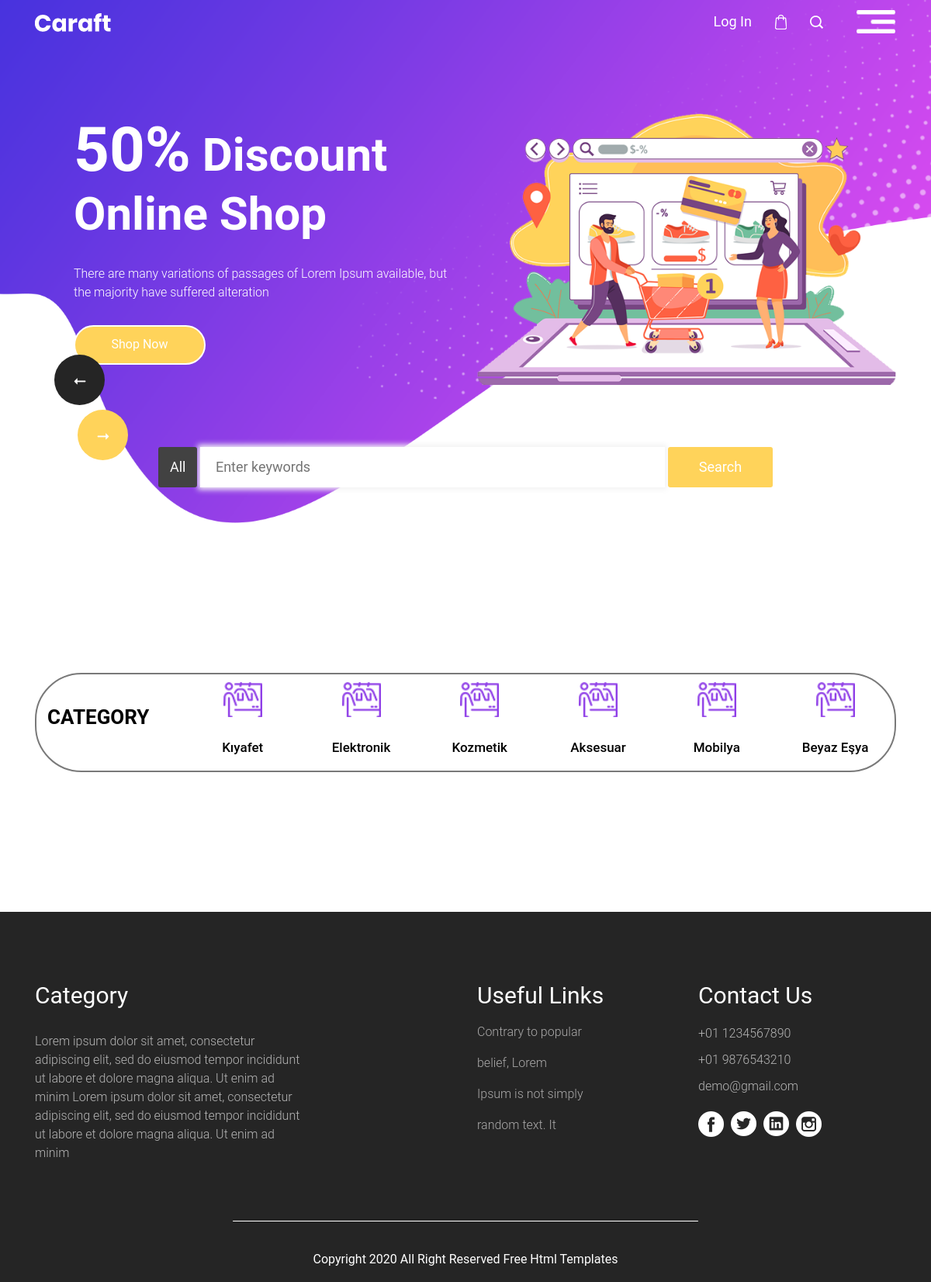
The page /productCategory/Kozmetik/ on the database its author committed.
### appMy/models.py (models this page shows, shortened)
class Category(models.Model):
    title = models.CharField(("Kategori"), max_length=50)

### appMy/views.py (the view)
# urls.py: path('productCategory/<categoryid>/', productCategory, name='productCategory'),
def productCategory(request,categoryid="Elektronik"):
    context={"title":"Kategori"}
    category_k = Category.objects.get(title=categoryid)
    products = Product.objects.filter(category=category_k)
    category = Category.objects.all()
    context.update({
        "products": products,
        "categoryid": categoryid,
        "category": category,
    })
    return render(request,'category.html',context)

### appMy/templates/category.html (shortened to what this page needs)
{% extends 'base.html' %}
{% load static %}
{% block body %}
      <div class="container">
         <div class="category_section">
            <div class="row">
               <div class="col-lg-2 col-sm-12">
                  <h1 class="category_text">Category</h1>
               </div>
               <div class="col-lg-10 col-sm-12 main">
                  {% for i in category %}
                     <div class="col">
                     <div class="box_main">
                        <a href="/productCategory/{{ i.title }}/">
                           <div class="icon_1"></div>
                           <h4 class="fashion_text active">{{ i.title }}</h4>
                        </a>
                     </div>
                  </div>
                  {% endfor %}
               </div>
            </div>
         </div>
         <div class="category_section_2">
         </div>
      </div>
{% endblock body %}

### appMy/static/css/style.css (style rules this page uses)
* { box-sizing: border-box !important; transition: ease all 0.5s; }
html { scroll-behavior: smooth; }
body { color: #666666; font-size: 14px; font-family: Roboto; line-height: 1.80857; font-weight: normal; overflow-x: hidden; }
a { color: #1f1f1f; text-decoration: none !important; outline: none !important; -webkit-transition: all .3s ease-in-out; -moz-transition: all .3s ease-in-out; -ms-transition: all .3s ease-in-out; -o-transition: all .3s ease-in-out; transition: all .3s ease-in-out; }
h1, h2, h3, h4, h5, h6 { letter-spacing: 0; font-weight: normal; position: relative; padding: 0 0 10px 0; font-weight: normal; line-height: normal; color: #111111; margin: 0 }
h1 { font-size: 24px }
h4 { font-size: 16px }
*, *::after, *::before { -webkit-box-sizing: border-box; -moz-box-sizing: border-box; box-sizing: border-box; }
a { color: #222222; text-decoration: none; outline: none !important; }
a, .btn { text-decoration: none !important; outline: none !important; -webkit-transition: all .3s ease-in-out; -moz-transition: all .3s ease-in-out; -ms-transition: all .3s ease-in-out; -o-transition: all .3s ease-in-out; transition: all .3s ease-in-out; }
.category_section { width: 100%; float: left; border: 2px solid #797979; border-radius: 60px; padding: 10px 0px 0px 0px; margin-top: 90px; }
.main { display: flex; }
.category_text { width: 100%; float: left; font-size: 26px; color: #000; text-transform: uppercase; font-weight: bold; text-align: center; padding-top: 30px; }
.box_main { width: 100%; float: left; text-align: center; }
.fashion_text.active { color: #000; }
.icon_1 { width: 50px; margin: 0 auto; background-image: url(../images/icon-1.png); height: 60px; background-size: 100%; background-repeat: no-repeat; text-align: center; display: inline-block; }
.fashion_text { width: 100%; float: left; font-size: 17px; text-align: center; color: #9a9a99; font-weight: 500; padding-top: 5px; padding-bottom: 20px; }
.category_section_2 { width: 100%; float: left; margin-top: 90px; padding-bottom: 90px; }

### rows shown on the page
Category: title "Kıyafet"
Category: title "Elektronik"
Category: title "Kozmetik"
Category: title "Aksesuar"
Category: title "Mobilya"
Category: title "Beyaz Eşya"
